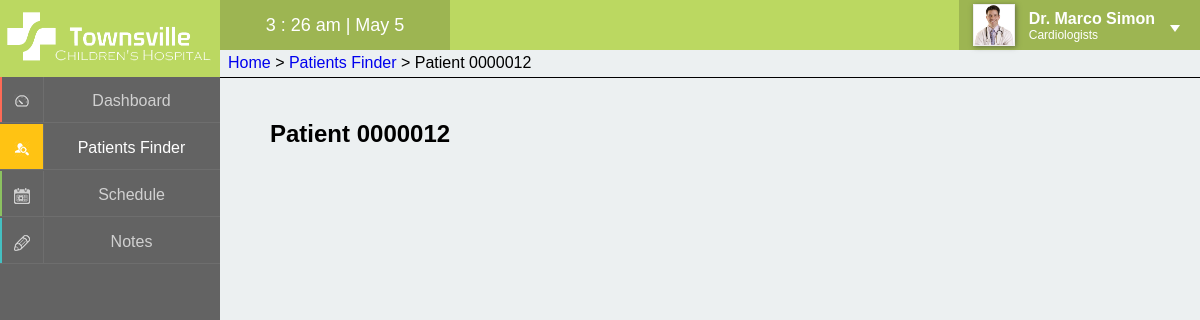
The page /pages/patientview.php?patient=0000012 (signed in) on the database as committed earlier.
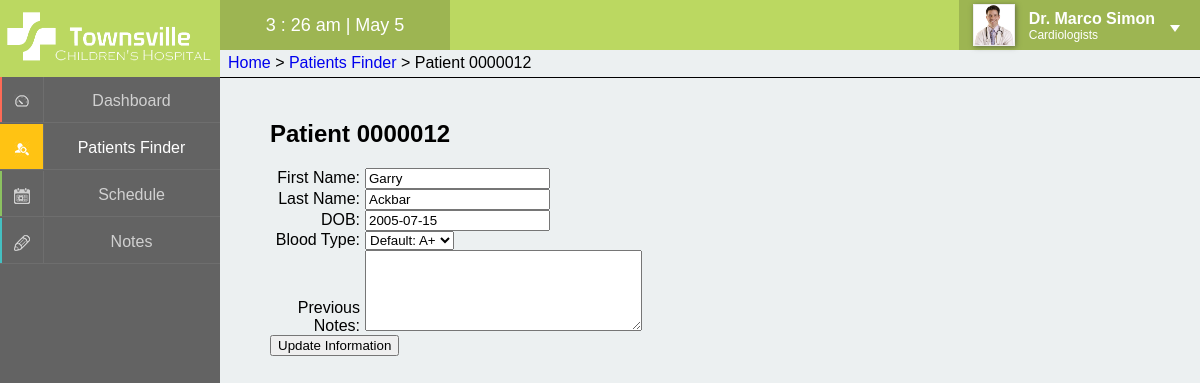
The same page on the database as committed later.
### tables this page shows
CREATE TABLE IF NOT EXISTS `patients` (
  `patientID` int(7) unsigned zerofill NOT NULL AUTO_INCREMENT,
  `firstName` varchar(40) NOT NULL,
  `lastName` varchar(40) NOT NULL,
  `DOB` date NOT NULL,
  `bloodType` enum('O+','O-','A+','A-','B+','B-','AB+','AB-') NOT NULL,
  `previousNotes` text,
  `guardianID` int(7) unsigned zerofill DEFAULT NULL,
  PRIMARY KEY (`patientID`),
  KEY `guardianID` (`guardianID`)
);

### pages/patientview.php (the view, shortened to what this page needs)
<?php
	$pageTitle = "Patient {$_GET['patient']}";
	$breadcrumb = "<a href='home.php'>Home</a> > <a href='patientsfinder.php'>Patients Finder</a> > " . $pageTitle;
	include '../inc/panel.php';
?>
<section>
	<div class="container">
		<div class="login">
			<h1>Patient <?php echo $_GET['patient']; ?></h1>
			<?php
				$sql = "SELECT *
						FROM patients
						WHERE patientID = {$_GET['patient']}";
				$result = mysql_query($sql);
				while ($row = mysql_fetch_assoc($result)) {
					echo "<div id='patient'>";
						echo "<form action='patientupdateprocess.php' method='post'>";
							echo "<div>";
								echo "<label for='firstName'>First Name: </label>";
								echo "<input type='text' name='firstName' id='firstName' value='{$row['firstName']}' required />";
							echo "</div>";
							echo "<div>";
								echo "<label for='lastName'>Last Name: </label>";
								echo "<input type='text' name='lastName' id='lastName' value='{$row['lastName']}' required />";
							echo "</div>";
							echo "<div>";
								echo "<label for='DOB'>DOB: </label>";
								echo "<input type='text' name='DOB' id='DOB' value='{$row['DOB']}' required />";
							echo "</div>";
							echo "<div>";
								echo "<label for='bloodType'>Blood Type: </label>";
								echo "<select name='bloodType'>
										<option value='{$row['bloodType']}'>Default: {$row['bloodType']}</option>
										<option>O+</option>
										<option>O-</option>
										<option>A+</option>
										<option>A-</option>
										<option>B+</option>
										<option>B-</option>
										<option>AB+</option>
										<option>AB-</option>
									</select>";
							echo "</div>";
							echo "<div>";
								echo "<label for='previousNotes'>Previous Notes: </label>";
								echo "<textarea name='previousNotes' id='previousNotes' cols='32' rows='5'>{$row['previousNotes']}</textarea>";
							echo "</div>";
							echo "<div>";
								echo "<button type='submit' class='submit'>Update Information</button>";
							echo "</div>";
						echo "</form>";
					echo "</div>";
				}
			?>
		</div>
	</div>
</section>

Rows that differ between the two databases and show on the page:
added patients: firstName "Garry", lastName "Ackbar", DOB "2005-07-15"
